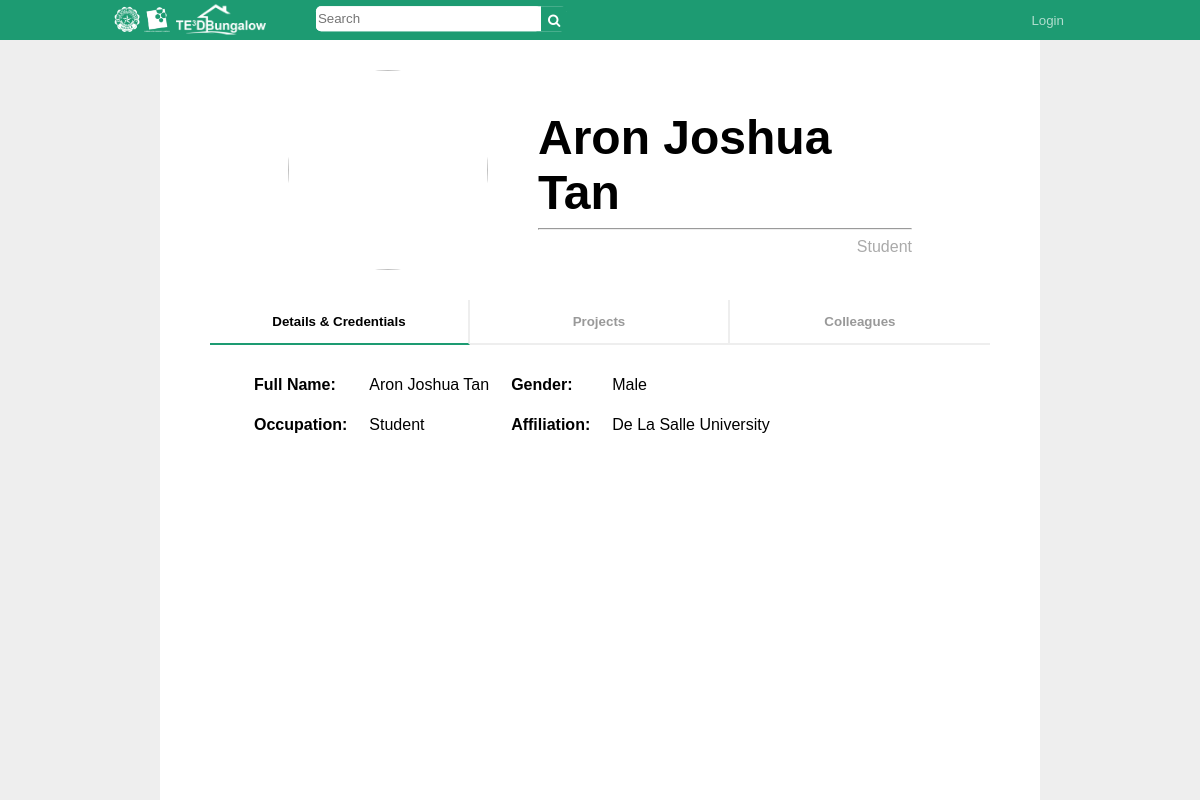
The app's page /profile.php?mID=3, older data.
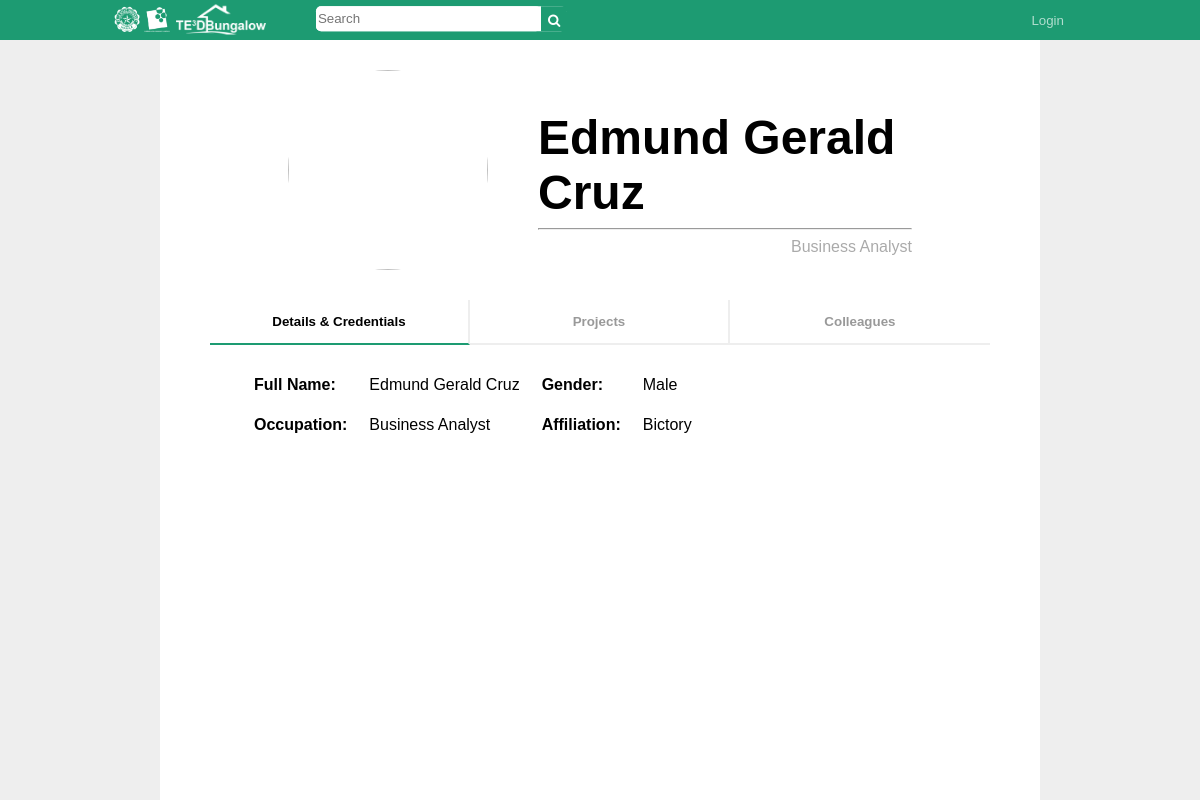
The same page, newer data.
### tables this page shows
CREATE TABLE `users` (
  `uName` varchar(45) NOT NULL,
  `uPass` varchar(15) NOT NULL,
  `uID` int(11) NOT NULL AUTO_INCREMENT,
  `uType` int(11) NOT NULL,
  `uFName` varchar(45) NOT NULL,
  `uLName` varchar(45) NOT NULL,
  `uGender` varchar(10) NOT NULL,
  `uOccupation` varchar(30) NOT NULL,
  `uAffiliation` varchar(50) NOT NULL,
  `uActive` int(1) NOT NULL DEFAULT '1',
  PRIMARY KEY (`uID`)
);

### html/profile.php (the view, shortened to what this page needs)
<?php
    include '../php/dbh.php';
?>
<!DOCTYPE html>
<html>
  <link rel="stylesheet" href="https://cdnjs.cloudflare.com/ajax/libs/font-awesome/4.7.0/css/font-awesome.min.css">
  <link rel="stylesheet" href="../css/style.css">
  <?php
    $mID = $_GET['mID'];
    $query = 'SELECT * FROM users WHERE uID = ' .$mID;
    $result = mysqli_query($conn, $query);
    $user = mysqli_fetch_assoc($result);
  ?>
</head>
<body>
  <div id="toolbar">
    <div id="logo">
      <img src="../images/dlsu_logo_w.png" height="30px">
      <a href="index.php"><img src="../images/logo_full.png" height="30px"></a>
    </div>
    <div id="searchBar">
      <form action="search.php" method="POST">
        <input id="searchTerm" type="text" name="search-field" placeholder="Search"/>
        <button id="searchButton" type="submit" name="search-button">
          <i class="fa fa-search"></i>
        </button>
      </form>
    </div>
    <?php
      $uli = '0';
      if(isset($_COOKIE['loggedIn'])){
        $uli = $_COOKIE['loggedIn'];
        $uID = $_COOKIE['uID'];
        $uType = $_COOKIE['accType'];
        if($uli == '1'){
          echo "<ul id=\"toolbarButtons\">
                  <li><button id=\"userName\" class=\"toolbarButton\" onclick=\"location.href='profile.php?mID=".$_COOKIE['uID']."&isUser=1';\">".$_COOKIE['uFName']." ".$_COOKIE['uLName']."</button></li>
                  <li><button class=\"toolbarButton\" onclick=\"location.href='../php/logOut.php'\">Logout</button></li>
                </ul>";
        }else{
          echo "<ul id=\"toolbarButtons\">
                  <li><button class=\"toolbarButton\" name=\"li1\" onclick=\"openLogin();\">Login</button></li>
                </ul>";
        }
      }else{
          echo "<ul id=\"toolbarButtons\">
                  <li><button class=\"toolbarButton\" name=\"".$uli."\" onclick=\"openLogin();\">Login</button></li>
                </ul>";
      }
    ?>
  </div>
  <div id="wrap">
    <div id="pageHead">
      <?php
        echo "
          <img class='pageLogo' src='../images/userImages/".$user['uID'].".'>
          <p id=\"pageTitle\" <h1>".$user['uFName']." ".$user['uLName']."</h1>";
      ?>
      <hr>
      <p class="pageLegend">
        <?php
          echo $user['uOccupation'];
        ?>
      </p>
    </div>
    <div id="tabButtons">
      <button id="defaultOpen" class="tabButton" onclick="openTab(event, 'details')">Details & Credentials</button>
      <button class="tabButton" onclick="openTab(event, 'projects')">Projects</button>
      <button class="tabButton" onclick="openTab(event, 'colleagues')">Colleagues</button>
    </div>
    <div id="details" class="tabContent">
      <table>
        <tr>
          <th>Full Name:</th>
          <?php
            echo "<td>".$user['uFName']." ".$user['uLName']."</td>";
          ?>
          <th>Gender:</th>
          <?php
            echo "<td>".$user['uGender']."</td>";
          ?>
        </tr>
        <tr>
          <th>Occupation:</th>
          <?php
            echo "<td>".$user['uOccupation']."</td>";
          ?>
          <th>Affiliation:</th>
          <?php
            echo "<td>".$user['uAffiliation']."</td>";
          ?>
        </tr>
      </table>
    </div>
  <div id="wrapbg">
  </div>
</body>
</html>

Row changes from the older to the newer data that the page shows:
changed users "Male": uFName "Aron Joshua" → "Edmund Gerald"; uLName "Tan" → "Cruz"; uOccupation "Student" → "Business Analyst"; uAffiliation "De La Salle University" → "Bictory"
